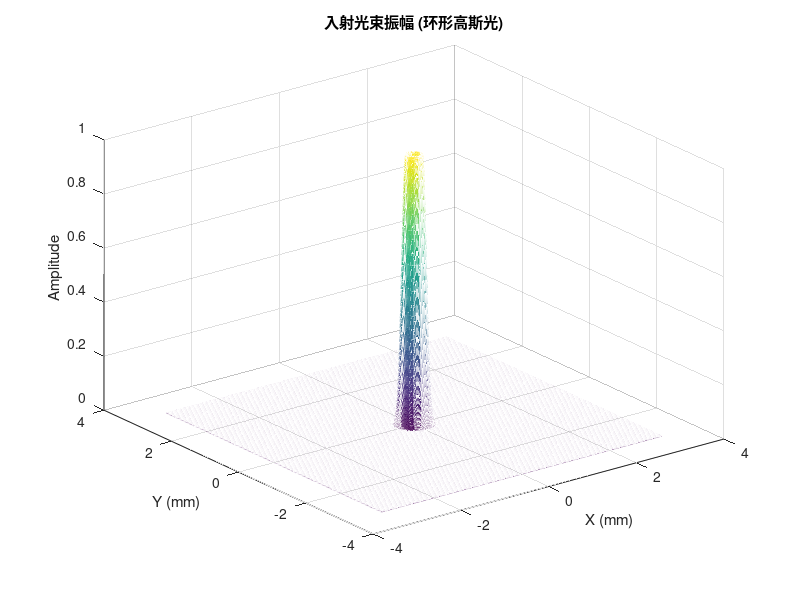

Recreate this plot in MATLAB. (Note: this script raises an error after producing the figure.)
clear;
clc;
close all;

%% ================================================================= %%
%% 1. 基础物理常数与仿真参数设置
%% ================================================================= %%
% 单位换算
um = 1e-6;
nm = 1e-9;
mm = 1e-3;
deg = pi/180;

% 网格参数
N        = 800;             % 初始光场网格尺寸
N1       = 800;             % 输出光场网格尺寸 (为 padarray 预留)
N_slice  = 800;             % 光阑尺寸参考
Ts       = 8 * um;          % 空间采样间隔 (像素尺寸)

% 光学参数
wavelength = 0.6328 * um;   % 入射光波长
f          = 10 * mm;       % 衍射距离参数 (用于初始 classical_diffraction 验证)
k          = 2 * pi / wavelength; % 空间波数

%% ================================================================= %%
%% 2. 空间坐标网格初始化
%% ================================================================= %%
% 生成源平面坐标网格 (尺寸 N x N)
x_vec = (-N/2 + 0.5 : 1 : N/2 - 0.5) * Ts;
[x, y] = meshgrid(x_vec);
[theta, r] = cart2pol(x, y);

% 生成观察平面坐标网格 (尺寸 N1 x N1)
x1_vec = (-N1/2 + 0.5 : 1 : N1/2 - 0.5) * Ts;
[x1, y1] = meshgrid(x1_vec);

%% ================================================================= %%
%% 3. 孔径光阑与入射光场设计
%% ================================================================= %%
% 3.1 方形孔径光阑生成 (使用矢量化逻辑运算代替低效的 for 循环)
r1 = 0.5 * N_slice * Ts;  
aperture = double(abs(x) <= r1 & abs(y) <= r1); % 在范围内的透过率为1，否则为0
aperture = padarray(aperture, [(N1-N)/2, (N1-N)/2]);

% 3.2 环形高斯入射光束 (消除贝塞尔光束的无限旁瓣)
r_ring = 0.15 * mm;   % 环形光束的中心半径 (匹配 Z 轴观察窗口)
w_ring = 0.1 * mm;    % 环形光束的圆环宽度(束腰)

% 计算环形高斯光振幅分布
input_light = exp(-((r - r_ring).^2) ./ (w_ring^2));
input_light = padarray(input_light, [(N1-N)/2, (N1-N)/2]);

% 绘制入射光振幅图
figure('Name', '入射光场', 'Color', 'white');
mesh(x1.*1e3, y1.*1e3, input_light);
title("入射光束振幅 (环形高斯光)");
xlabel('X (mm)'); ylabel('Y (mm)'); zlabel('Amplitude');

%% ================================================================= %%
%% 4. 双涡旋贝塞尔相位设计
%% ================================================================= %%
% 光束参数设置
l1 = 1;                 % 光束1的拓扑电荷
l2 = -1;                % 光束2的拓扑电荷
alpha1 = 0.2 * deg;     % 等效轴锥镜1的折射角/圆锥角 (决定径向波矢)
alpha2 = 0.4 * deg;     % 等效轴锥镜2的折射角/圆锥角 (决定径向波矢)

kr1 = k * sin(alpha1);  % 光束1向内的径向波矢
kr2 = k * sin(alpha2);  % 光束2向内的径向波矢

% 理想纯相位公式：径向汇聚相位 + 角向涡旋相位
Phase_ideal1 = -kr1 * r + l1 * theta;
Phase_ideal2 = -kr2 * r + l2 * theta;

% 将相位包裹到 0~2pi 之间，并进行尺寸匹配补零
Phase_wrapped1 = padarray(mod(Phase_ideal1, 2*pi), [(N1-N)/2, (N1-N)/2]);
Phase_wrapped2 = padarray(mod(Phase_ideal2, 2*pi), [(N1-N)/2, (N1-N)/2]);

%% ================================================================= %%
%% 5. 初始单切面衍射计算 (验证用)
%% ================================================================= %%
% 叠加总输入光场 = 入射光振幅 * 孔径 * (两束光的复振幅之和)
% 注：避免使用 MATLAB 内置函数名 'input'，修改为 'input_field'
input_field = input_light .* aperture .* (exp(1i*Phase_wrapped1) + exp(1i*Phase_wrapped2));

% 调用外部函数计算单平面衍射
output_field = classical_diffraction(input_field, x1, y1, f, wavelength, 1/Ts, 1/Ts, "a");

% 计算光强并归一化
output_int = abs(output_field).^2;
output_int_norm = output_int ./ max(output_int(:));

% 绘制单切面仿真结果图
figure('Name', '单切面衍射验证', 'Color', 'white');
imshow(output_int_norm, []);
title("仿真结果图");

%% ================================================================= %%
%% 6. 不同 Z 轴传播距离下的横截面演化 (2D 切片图)
%% ================================================================= %%
z_observe_array = [10, 20, 30, 40, 50, 60] * mm;

figure('Name', '不同 Z 轴传播距离下的光强演化对比', 'Color', 'white', 'Position', [100 100 1200 700]);

for idx = 1:length(z_observe_array)
    current_z = z_observe_array(idx);
    
    % 计算当前距离 Z 的衍射光场
    output_z = classical_diffraction(input_field, x1, y1, current_z, wavelength, 1/Ts, 1/Ts, "a");
    
    % 归一化当前平面光强
    int_z = abs(output_z).^2;
    int_z_norm = int_z ./ max(int_z(:));
    
    % 子图绘制
    subplot(2, 3, idx);
    imagesc(x1(1,:)*1e3, y1(:,1)*1e3, int_z_norm);
    colormap(hot); % 激光热力伪彩
    axis square;
    
    % 限制视场范围，放大中心区域观测 (±0.8mm)
    xlim([-0.8 0.8]);
    ylim([-0.8 0.8]);
    
    title(sprintf('Z = %d mm', current_z * 1000), 'FontSize', 12);
    xlabel('X (mm)');
    ylabel('Y (mm)');
    
    % 添加参考十字虚线，辅助观察光瓣旋转
    hold on;
    plot([-1.5 1.5], [0 0], 'w:', 'LineWidth', 1);
    plot([0 0], [-1.5 1.5], 'w:', 'LineWidth', 1);
    hold off;
end
sgtitle(sprintf('不同传播距离下光学弹簧的横截面演化 (l_1=%d, l_2=%d)', l1, l2), 'FontSize', 16, 'FontWeight', 'bold');

%% ================================================================= %%
%% 7. 生成并绘制三维圆柱螺旋光学弹簧结构 (Volume Rendering)
%% ================================================================= %%
disp('正在计算三维光场，这可能需要一些时间，请稍候...');

% 7.1 三维采样参数设置
z_start    = 10 * mm;      
z_end      = 40 * mm;        
num_slices = 60;        % Z 轴采样切片数
Z_3D_array = linspace(z_start, z_end, num_slices);

% 7.2 确定感兴趣区域 (ROI) 以节省内存
roi_radius_mm = 0.6;    
roi_pixels = round((roi_radius_mm * mm) / Ts);
center_idx = N1 / 2;
ROI_range = (center_idx - roi_pixels) : (center_idx + roi_pixels);

% 7.3 初始化三维体积矩阵并逐层填充
Vol_Int = zeros(length(ROI_range), length(ROI_range), num_slices);

for idx = 1:num_slices
    current_z = Z_3D_array(idx);
    output_z = classical_diffraction(input_field, x1, y1, current_z, wavelength, 1/Ts, 1/Ts, "a");
    
    int_z = abs(output_z).^2;
    int_z_roi = int_z(ROI_range, ROI_range);
    
    % 局部平面归一化后存入体积矩阵
    Vol_Int(:, :, idx) = int_z_roi ./ max(int_z_roi(:));
end

% 7.4 构建三维物理坐标网格 (单位：mm)
[X_3D, Y_3D, Z_3D] = meshgrid(x1(1, ROI_range)*1e3, y1(ROI_range, 1)*1e3, Z_3D_array*1e3);

% 7.5 三维可视化渲染
figure('Name', '三维光学弹簧结构', 'Color', 'white', 'Position', [150 150 800 800]);
iso_threshold = 0.4; 

% 提取等值面数据并绘制
[faces, verts] = isosurface(X_3D, Y_3D, Z_3D, Vol_Int, iso_threshold);
p = patch('Faces', faces, 'Vertices', verts);

% 计算法线以确保光照正确反射
isonormals(X_3D, Y_3D, Z_3D, Vol_Int, p);

% 材质与色彩设定 (珊瑚红反光材质)
p.FaceColor = [1.0 0.35 0.25]; 
p.EdgeColor = 'none';          
p.AmbientStrength = 0.4;       
p.DiffuseStrength = 0.8;       
p.SpecularStrength = 0.9;      
p.SpecularExponent = 25;       

% 光照与视角设定
view(-40, 30);                 
lighting phong;                
camlight('headlight');         
camlight('left');              

% 坐标轴格式化与比例压缩
axis([-roi_radius_mm, roi_radius_mm, -roi_radius_mm, roi_radius_mm, z_start*1e3, z_end*1e3]);
grid on; box on;
daspect([1 1 12]); % 调整显示长宽比，防止 Z 轴过度拉伸

xlabel('X 轴 (mm)', 'FontSize', 12, 'FontWeight', 'bold');
ylabel('Y 轴 (mm)', 'FontSize', 12, 'FontWeight', 'bold');
zlabel('Z 轴传播距离 (mm)', 'FontSize', 12, 'FontWeight', 'bold');
title(sprintf('涡旋光干涉的三维螺旋结构 (等值面 = %.1f)', iso_threshold), 'FontSize', 16, 'FontWeight', 'bold');

rotate3d on; 
disp('三维光场计算与渲染完成！');
